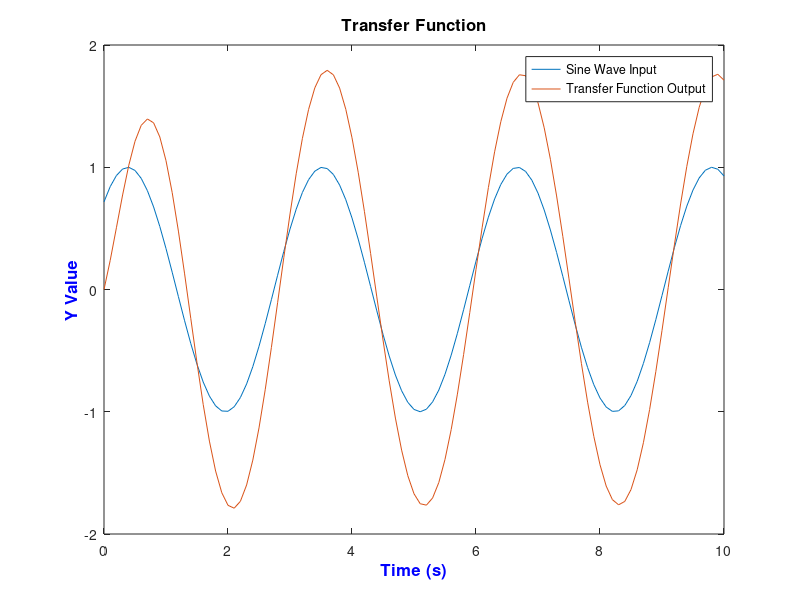

The MATLAB source for this figure:
clc; %initial clean up lines
clear all;
close all;

num=[3 8]; %Numerator
den=[1 2 8]; %Denominator
G3=tf(num,den); %Transfer Function

t=0:0.1:10; %time interval
r=sin(2*t+0.8); %time input
c=lsim(G3,r,t); %return Transfer function output

plot(t,r) %plot Sine Wave Input vs. Time

hold on %hold to plot two wave on one plot

plot(t,c) %plot Transfer Function Output vs. Time
legend('Sine Wave Input','Transfer Function Output') %legend
xlabel('Time (s)','FontSize',12,'FontWeight','bold','Color','b') 
ylabel('Y Value','FontSize',12,'FontWeight','bold','Color','b') 
title('Transfer Function','FontSize',12,'FontWeight','bold')